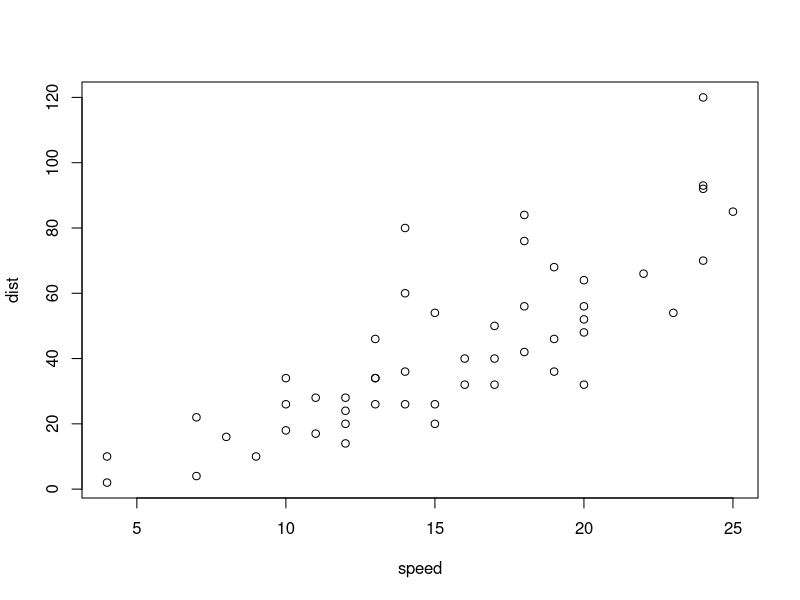
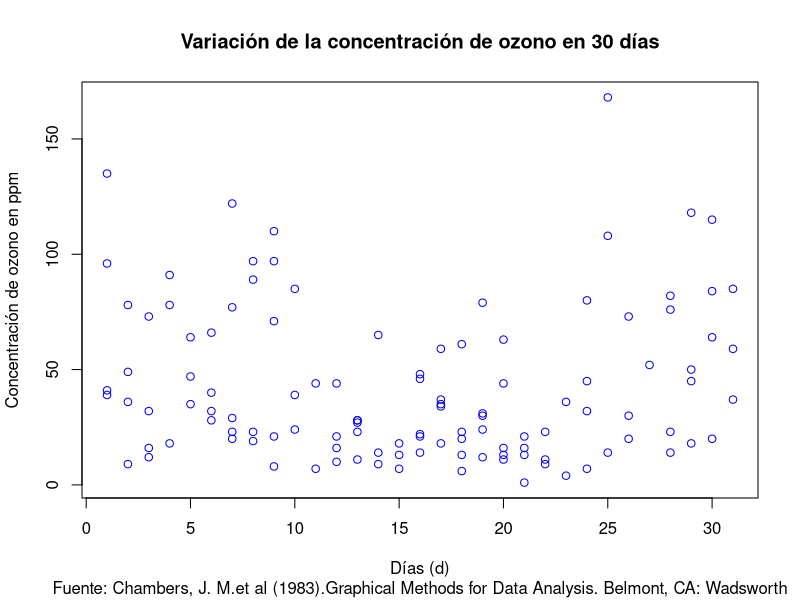
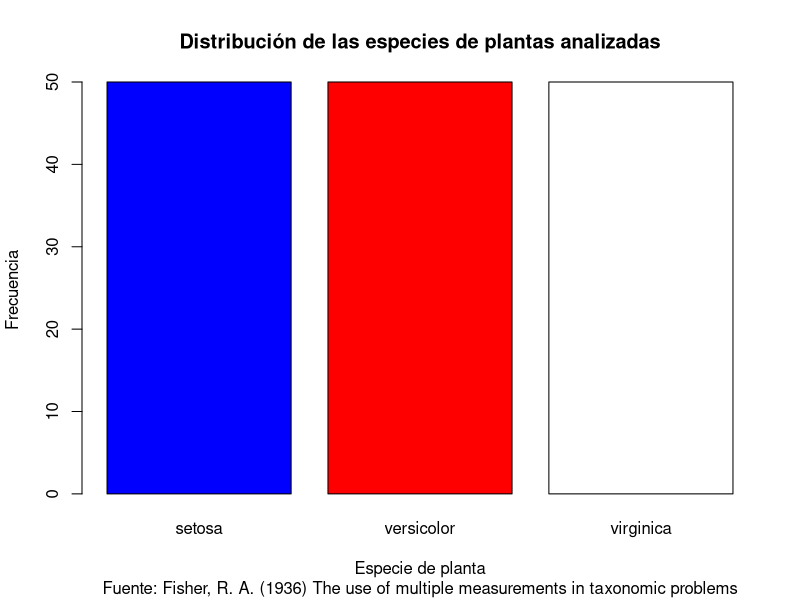
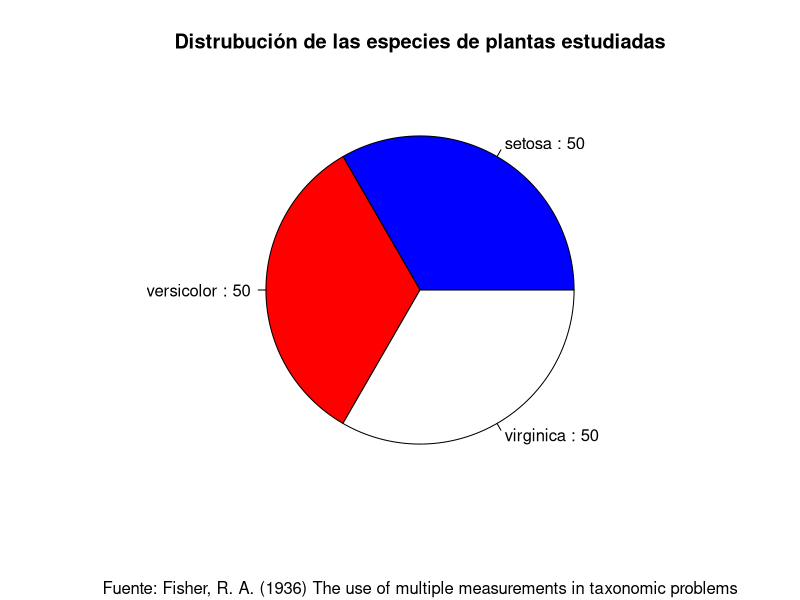
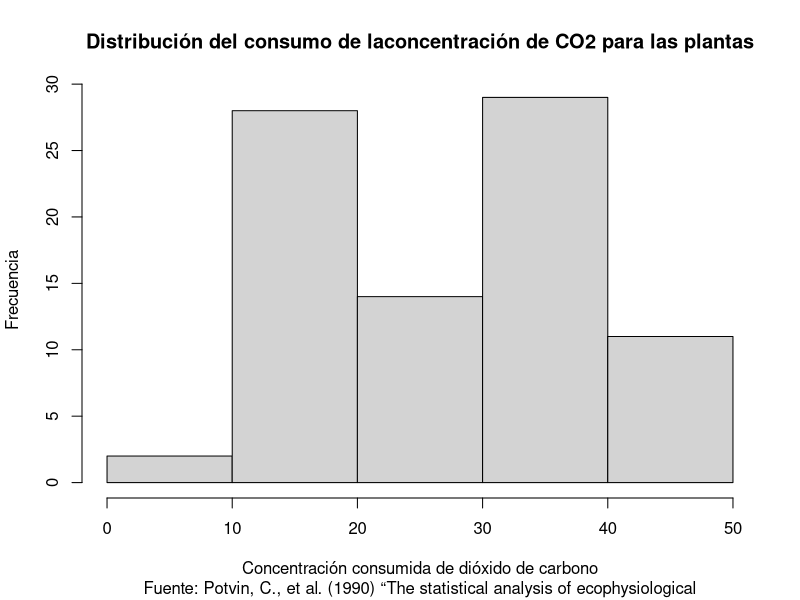

Write the R code that produced these figures, in order.
## ---- chunk 1
plot(cars)
## ---- chunk 2
plot(
  x=airquality$Day,
  y=airquality$Ozone,
  main= "Variación de la concentración de ozono en 30 días",
  sub="Fuente: Chambers, J. M.et al (1983).Graphical Methods for Data Analysis. Belmont, CA: Wadsworth",
  xlab= "Días (d)",
  ylab= "Concentración de ozono en ppm",
  col= "blue"
)
## ---- chunk 3
tipo_plant <- table(iris$Species)
colores <- c("blue", "red", "white")

barplot(
  height= tipo_plant,
  width = 100,
  col = colores,
  sub= "Fuente: Fisher, R. A. (1936) The use of multiple measurements in taxonomic problems",
  main = "Distribución de las especies de plantas analizadas",
  xlab = "Especie de planta",
  ylab = "Frecuencia",
)
## ---- chunk 4
pie(
  x = tipo_plant,
  col= colores,
  sub= "Fuente: Fisher, R. A. (1936) The use of multiple measurements in taxonomic problems",
  main = "Distrubución de las especies de plantas estudiadas",
  labels = paste(names(tipo_plant), ":", tipo_plant)
)

## ---- chunk 5
hist(
  x = CO2$uptake, 
  breaks = 5,
  main = "Distribución del consumo de laconcentración de CO2 para las plantas", 
  xlab = "Concentración consumida de dióxido de carbono", 
  ylab = "Frecuencia",
  sub= "Fuente: Potvin, C., et al. (1990) “The statistical analysis of ecophysiological"
)
